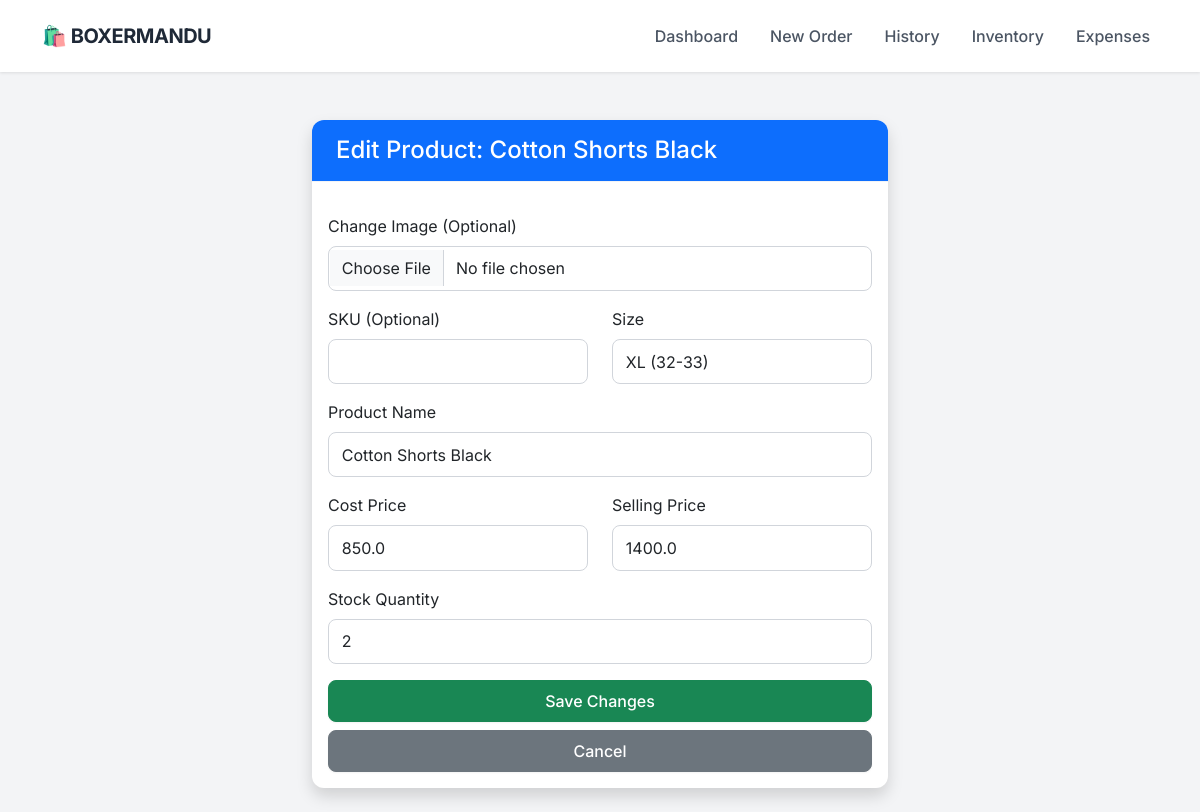
The page /edit_product/269 on the database as committed earlier.
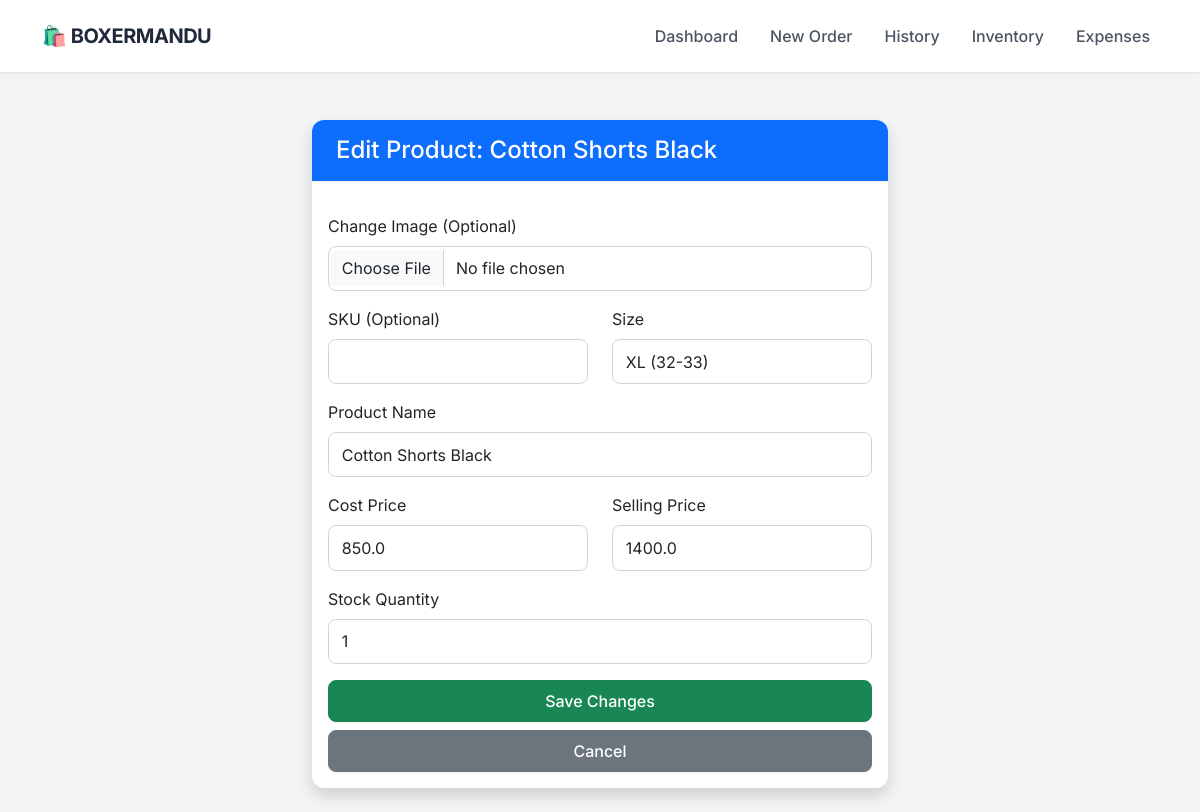
The same page on the database as committed later.
### app.py (models this page shows)
class Product(db.Model):
    id = db.Column(db.Integer, primary_key=True)
    sku = db.Column(db.String(50), unique=True, nullable=True)
    name = db.Column(db.String(100), nullable=False)
    size = db.Column(db.String(10), nullable=False)
    cost_price = db.Column(db.Float, default=0.0)
    price = db.Column(db.Float, nullable=False)
    stock = db.Column(db.Integer, default=0)
    image = db.Column(db.String(100), nullable=True)

### app.py (the view, shortened to what this page needs)
@app.route('/edit_product/<int:id>', methods=['GET', 'POST'])
def edit_product(id):
    product = Product.query.get_or_404(id)
    return render_template('edit_product.html', p=product)

### templates/edit_product.html (shortened to what this page needs)
{% extends "layout.html" %}
{% block content %}
<div class="container mt-4" style="max-width: 600px;">
    <div class="card shadow">
        <div class="card-header bg-primary text-white">
            <h4 class="mb-0">Edit Product: {{ p.name }}</h4>
        </div>
        <div class="card-body">
            <form method="POST" enctype="multipart/form-data">
                <div class="mb-3">
                    <label class="form-label">Change Image (Optional)</label>
                    <input type="file" name="image" class="form-control">
                </div>
                <div class="row mb-3">
                    <div class="col">
                        <label class="form-label">SKU (Optional)</label>
                        <input type="text" name="sku" class="form-control" value="{{ p.sku if p.sku else '' }}">
                    </div>
                    <div class="col">
                        <label class="form-label">Size</label>
                        <input type="text" name="size" class="form-control" value="{{ p.size }}" required>
                    </div>
                </div>
                <div class="mb-3">
                    <label class="form-label">Product Name</label>
                    <input type="text" name="name" class="form-control" value="{{ p.name }}" required>
                </div>
                <div class="row mb-3">
                    <div class="col">
                        <label class="form-label">Cost Price</label>
                        <input type="number" name="cost_price" class="form-control" step="0.01" value="{{ p.cost_price }}" required>
                    </div>
                    <div class="col">
                        <label class="form-label">Selling Price</label>
                        <input type="number" name="price" class="form-control" step="0.01" value="{{ p.price }}" required>
                    </div>
                </div>
                <div class="mb-3">
                    <label class="form-label">Stock Quantity</label>
                    <input type="number" name="stock" class="form-control" value="{{ p.stock }}" required>
                </div>
                <div class="d-grid gap-2">
                    <button type="submit" class="btn btn-success">Save Changes</button>
                    <a href="/inventory" class="btn btn-secondary">Cancel</a>
                </div>
            </form>
        </div>
    </div>
</div>
{% endblock %}

### templates/layout.html (shortened to what this page needs)
<!DOCTYPE html>
<html lang="en">
<head>
    <link href="https://cdn.jsdelivr.net/npm/bootstrap@5.3.0/dist/css/bootstrap.min.css" rel="stylesheet">
</head>
<body>
    <nav class="navbar navbar-expand-lg sticky-top">
        <div class="container">
            <a class="navbar-brand" href="/">
                🛍️ BOXERMANDU
            </a>
            <div class="collapse navbar-collapse" id="navbarNav">
                <ul class="navbar-nav ms-auto">
                    <li class="nav-item"><a class="nav-link" href="/">Dashboard</a></li>
                    <li class="nav-item"><a class="nav-link" href="/new_order">New Order</a></li>
                    <li class="nav-item"><a class="nav-link" href="/orders">History</a></li>
                    <li class="nav-item"><a class="nav-link" href="/inventory">Inventory</a></li>
                    <li class="nav-item"><a class="nav-link" href="/expenses">Expenses</a></li>
                </ul>
            </div>
        </div>
    </nav>
    <div class="container py-4">
        {% block content %}{% endblock %}
    </div>
</body>
</html>

### templates/layout.html (style rules this page uses)
:root { --primary-color: #2563eb; --bg-color: #f3f4f6; --text-dark: #1f2937; --card-shadow: 0 4px 6px -1px rgba(0, 0, 0, 0.1), 0 2px 4px -1px rgba(0, 0, 0, 0.06); }
body { font-family: 'Inter', sans-serif; background-color: var(--bg-color); color: var(--text-dark); }
.navbar { background-color: #ffffff; box-shadow: 0 1px 3px rgba(0,0,0,0.1); padding: 1rem 0; }
.navbar-brand { font-weight: 700; color: var(--text-dark) !important; font-size: 1.25rem; letter-spacing: -0.5px; }
.nav-link { color: #4b5563 !important; font-weight: 500; margin-left: 1rem; transition: color 0.2s; }
.card { border: none; border-radius: 12px; box-shadow: var(--card-shadow); background: #ffffff; transition: transform 0.2s; }
.card-header { background-color: #ffffff; border-bottom: 1px solid #f3f4f6; font-weight: 600; padding: 1rem 1.5rem; border-radius: 12px 12px 0 0 !important; }
.btn { border-radius: 8px; font-weight: 500; padding: 0.5rem 1rem; box-shadow: 0 1px 2px 0 rgba(0, 0, 0, 0.05); }
.form-control, .form-select { border-radius: 8px; border: 1px solid #d1d5db; padding: 0.6rem 0.8rem; }

Rows that differ between the two databases and show on the page:
changed Product "Cotton Shorts Black": stock "2" → "1"
